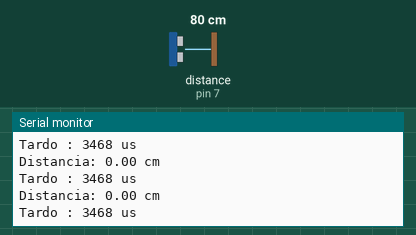
Recording of a sketch running on a simulated Arduino Uno, built with avr-gcc and run on an emulated ATmega328P. On the bench: the last lines printed to the serial monitor. Inputs (shaded band) come from the test bench; at power-on: distance to the obstacle (sensor on pin 7) 80 cm. The echo pulse lasts 58.3 µs per cm.

Above: at 1.2 s.
1.3 s: distance to the obstacle (sensor on pin 7) set to 56 cm
At 2.3 s:
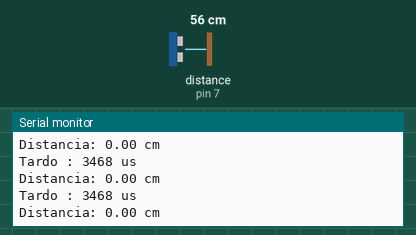
4.3 s: distance to the obstacle (sensor on pin 7) set to 48 cm
At 4.8 s:
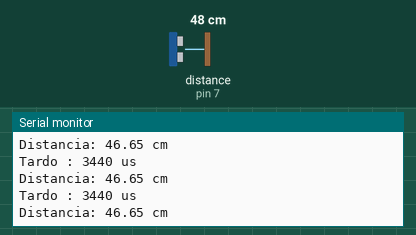
Timing chart, 0 to 7.3 s (numbered marks = the images above; inputs shaded):
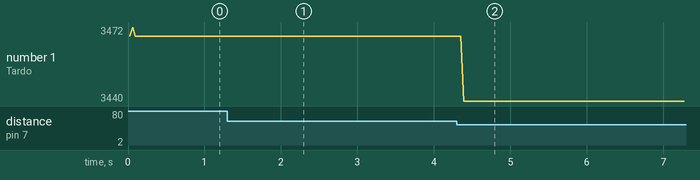

The sketch:

sonico_2.ino
```cpp
#include <NewPing.h>

#define TRIGGER_PIN 6
#define ECHO_PIN 7
#define MAX_DISTANCE 50


NewPing sonar(TRIGGER_PIN, ECHO_PIN, MAX_DISTANCE);


void setup() {
  Serial.begin(9600);
}

void loop() {

  unsigned long t_start = micros();

  int round_time_us = sonar.ping(MAX_DISTANCE);

  float distance = round_time_us/59.974;

  unsigned long t_finish = micros();

  Serial.print("Distancia: ");
  Serial.print(distance);
  Serial.print(" cm\n");


  Serial.print("Tardo : ");
  Serial.print(t_finish - t_start);
  Serial.print(" us");
  Serial.print("\n");

}//tarda como máx (con 50cm = max dist) 5ms (200hz) y como minimo 2.5ms (400hz)
```

Measured:
- after the input at 4.3 s, the serial monitor: prints a new line after 0.07 s (image 2)
- plotted number 1: 3468 → 3440 after the input at 4.3 s
